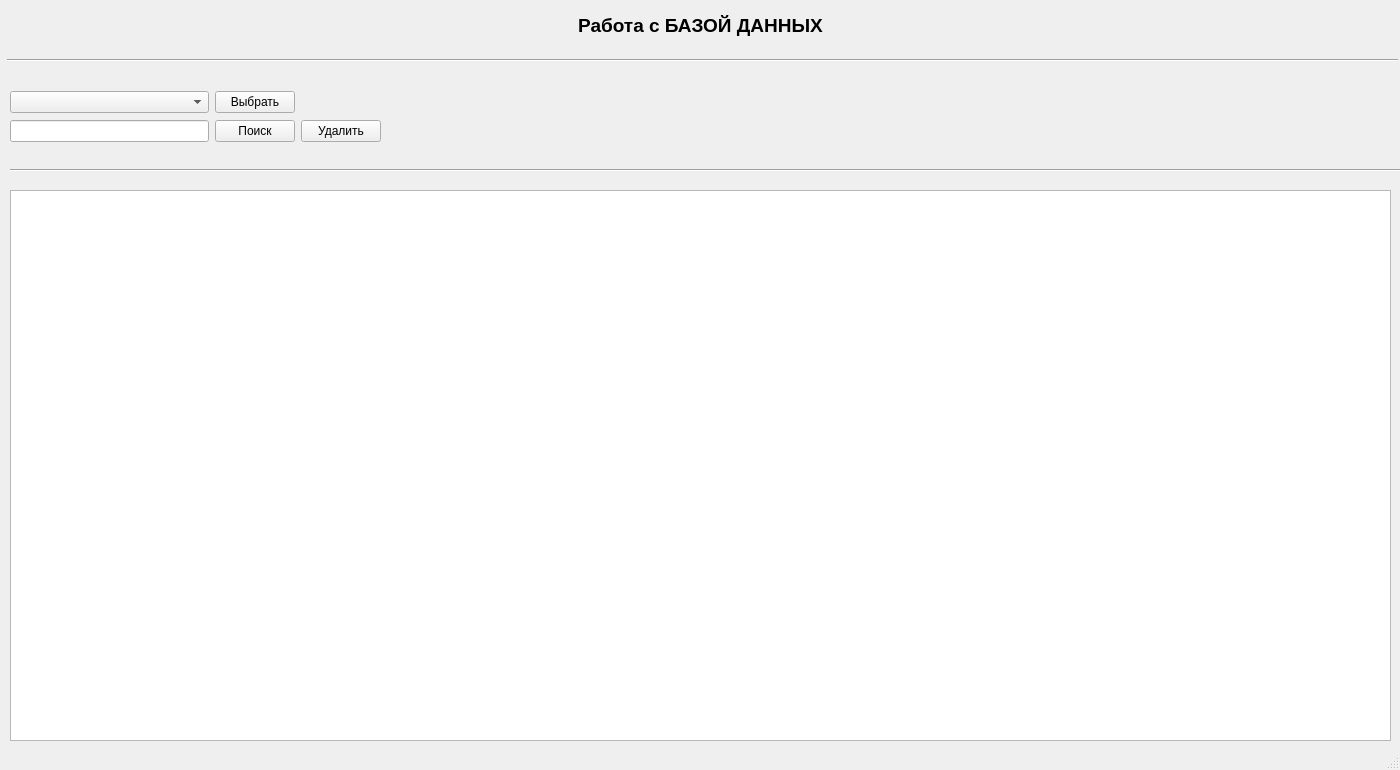
<?xml version="1.0" encoding="UTF-8"?>
<ui version="4.0">
 <class>MainWindow</class>
 <widget class="QMainWindow" name="MainWindow">
  <property name="geometry">
   <rect>
    <x>0</x>
    <y>0</y>
    <width>1400</width>
    <height>770</height>
   </rect>
  </property>
  <property name="minimumSize">
   <size>
    <width>1400</width>
    <height>715</height>
   </size>
  </property>
  <property name="maximumSize">
   <size>
    <width>1400</width>
    <height>791</height>
   </size>
  </property>
  <property name="windowTitle">
   <string>MainWindow</string>
  </property>
  <widget class="QWidget" name="centralwidget">
   <widget class="QTableWidget" name="tableWidget">
    <property name="geometry">
     <rect>
      <x>10</x>
      <y>190</y>
      <width>1381</width>
      <height>551</height>
     </rect>
    </property>
   </widget>
   <widget class="Line" name="line">
    <property name="geometry">
     <rect>
      <x>7</x>
      <y>50</y>
      <width>1391</width>
      <height>20</height>
     </rect>
    </property>
    <property name="orientation">
     <enum>Qt::Horizontal</enum>
    </property>
   </widget>
   <widget class="QWidget" name="layoutWidget">
    <property name="geometry">
     <rect>
      <x>10</x>
      <y>90</y>
      <width>371</width>
      <height>54</height>
     </rect>
    </property>
    <layout class="QGridLayout" name="gridLayout">
     <item row="0" column="0">
      <widget class="QComboBox" name="comboBox"/>
     </item>
     <item row="0" column="1">
      <widget class="QPushButton" name="pushButton_2">
       <property name="text">
        <string>Выбрать</string>
       </property>
      </widget>
     </item>
     <item row="1" column="0">
      <widget class="QLineEdit" name="lineEdit"/>
     </item>
     <item row="1" column="1">
      <widget class="QPushButton" name="pushButton_3">
       <property name="text">
        <string>Поиск</string>
       </property>
      </widget>
     </item>
     <item row="1" column="2">
      <widget class="QPushButton" name="pushButton">
       <property name="text">
        <string>Удалить</string>
       </property>
      </widget>
     </item>
    </layout>
   </widget>
   <widget class="QLabel" name="label">
    <property name="geometry">
     <rect>
      <x>10</x>
      <y>10</y>
      <width>1381</width>
      <height>31</height>
     </rect>
    </property>
    <property name="font">
     <font>
      <pointsize>14</pointsize>
      <weight>75</weight>
      <bold>true</bold>
     </font>
    </property>
    <property name="text">
     <string>Работа с БАЗОЙ ДАННЫХ</string>
    </property>
    <property name="alignment">
     <set>Qt::AlignCenter</set>
    </property>
   </widget>
   <widget class="Line" name="line_2">
    <property name="geometry">
     <rect>
      <x>10</x>
      <y>160</y>
      <width>1391</width>
      <height>20</height>
     </rect>
    </property>
    <property name="orientation">
     <enum>Qt::Horizontal</enum>
    </property>
   </widget>
  </widget>
  <widget class="QMenuBar" name="menubar">
   <property name="geometry">
    <rect>
     <x>0</x>
     <y>0</y>
     <width>1400</width>
     <height>21</height>
    </rect>
   </property>
  </widget>
  <widget class="QStatusBar" name="statusbar"/>
 </widget>
 <resources/>
 <connections/>
</ui>
